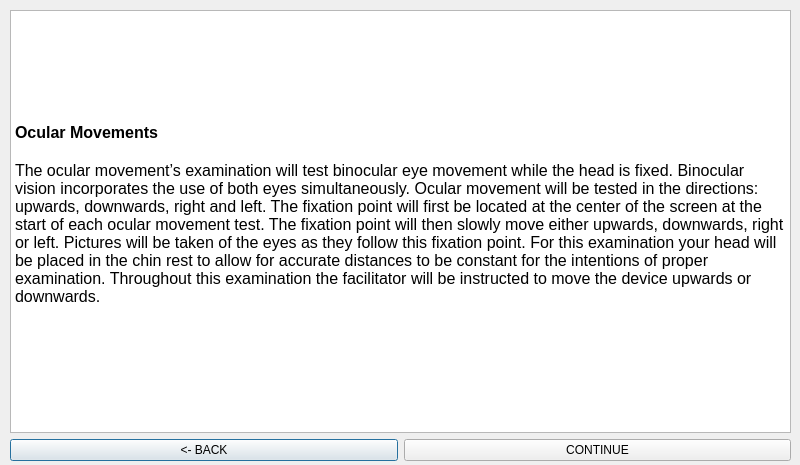
<?xml version="1.0" encoding="UTF-8"?>
<ui version="4.0">
 <class>oculardescr</class>
 <widget class="QDialog" name="oculardescr">
  <property name="geometry">
   <rect>
    <x>0</x>
    <y>0</y>
    <width>800</width>
    <height>465</height>
   </rect>
  </property>
  <property name="windowTitle">
   <string>Dialog</string>
  </property>
  <widget class="QWidget" name="">
   <property name="geometry">
    <rect>
     <x>10</x>
     <y>10</y>
     <width>781</width>
     <height>451</height>
    </rect>
   </property>
   <layout class="QVBoxLayout" name="verticalLayout">
    <item>
     <widget class="QTextBrowser" name="textBrowser">
      <property name="html">
       <string>&lt;!DOCTYPE HTML PUBLIC &quot;-//W3C//DTD HTML 4.0//EN&quot; &quot;http://www.w3.org/TR/REC-html40/strict.dtd&quot;&gt;
&lt;html&gt;&lt;head&gt;&lt;meta name=&quot;qrichtext&quot; content=&quot;1&quot; /&gt;&lt;style type=&quot;text/css&quot;&gt;
p, li { white-space: pre-wrap; }
&lt;/style&gt;&lt;/head&gt;&lt;body style=&quot; font-family:'MS Shell Dlg 2'; font-size:8.25pt; font-weight:400; font-style:normal;&quot;&gt;
&lt;p style=&quot;-qt-paragraph-type:empty; margin-top:0px; margin-bottom:0px; margin-left:0px; margin-right:0px; -qt-block-indent:0; text-indent:0px;&quot;&gt;&lt;br /&gt;&lt;/p&gt;
&lt;p style=&quot;-qt-paragraph-type:empty; margin-top:0px; margin-bottom:0px; margin-left:0px; margin-right:0px; -qt-block-indent:0; text-indent:0px; font-size:12pt; font-weight:600;&quot;&gt;&lt;br /&gt;&lt;/p&gt;
&lt;p style=&quot;-qt-paragraph-type:empty; margin-top:0px; margin-bottom:0px; margin-left:0px; margin-right:0px; -qt-block-indent:0; text-indent:0px; font-size:12pt; font-weight:600;&quot;&gt;&lt;br /&gt;&lt;/p&gt;
&lt;p style=&quot;-qt-paragraph-type:empty; margin-top:0px; margin-bottom:0px; margin-left:0px; margin-right:0px; -qt-block-indent:0; text-indent:0px; font-size:12pt; font-weight:600;&quot;&gt;&lt;br /&gt;&lt;/p&gt;
&lt;p style=&quot;-qt-paragraph-type:empty; margin-top:0px; margin-bottom:0px; margin-left:0px; margin-right:0px; -qt-block-indent:0; text-indent:0px; font-size:12pt; font-weight:600;&quot;&gt;&lt;br /&gt;&lt;/p&gt;
&lt;p style=&quot;-qt-paragraph-type:empty; margin-top:0px; margin-bottom:0px; margin-left:0px; margin-right:0px; -qt-block-indent:0; text-indent:0px; font-size:12pt; font-weight:600;&quot;&gt;&lt;br /&gt;&lt;/p&gt;
&lt;p style=&quot; margin-top:0px; margin-bottom:0px; margin-left:0px; margin-right:0px; -qt-block-indent:0; text-indent:0px;&quot;&gt;&lt;span style=&quot; font-size:12pt; font-weight:600;&quot;&gt;Ocular Movements&lt;/span&gt;&lt;/p&gt;
&lt;p style=&quot;-qt-paragraph-type:empty; margin-top:0px; margin-bottom:0px; margin-left:0px; margin-right:0px; -qt-block-indent:0; text-indent:0px; font-size:12pt;&quot;&gt;&lt;br /&gt;&lt;/p&gt;
&lt;p style=&quot; margin-top:0px; margin-bottom:0px; margin-left:0px; margin-right:0px; -qt-block-indent:0; text-indent:0px;&quot;&gt;&lt;span style=&quot; font-size:12pt;&quot;&gt;The ocular movement’s examination will test binocular eye movement while the head is fixed. Binocular vision incorporates the use of both eyes simultaneously. Ocular movement will be tested in the directions: upwards, downwards, right and left. The fixation point will first be located at the center of the screen at the start of each ocular movement test. The fixation point will then slowly move either upwards, downwards, right or left. Pictures will be taken of the eyes as they follow this fixation point. For this examination your head will be placed in the chin rest to allow for accurate distances to be constant for the intentions of proper examination. Throughout this examination the facilitator will be instructed to move the device upwards or downwards.&lt;/span&gt;&lt;/p&gt;&lt;/body&gt;&lt;/html&gt;</string>
      </property>
     </widget>
    </item>
    <item>
     <layout class="QHBoxLayout" name="horizontalLayout">
      <item>
       <widget class="QPushButton" name="ocudescrbackButton">
        <property name="text">
         <string>&lt;- BACK</string>
        </property>
       </widget>
      </item>
      <item>
       <widget class="QPushButton" name="ocudescrconButton">
        <property name="text">
         <string>CONTINUE</string>
        </property>
       </widget>
      </item>
     </layout>
    </item>
   </layout>
  </widget>
 </widget>
 <resources/>
 <connections/>
</ui>
